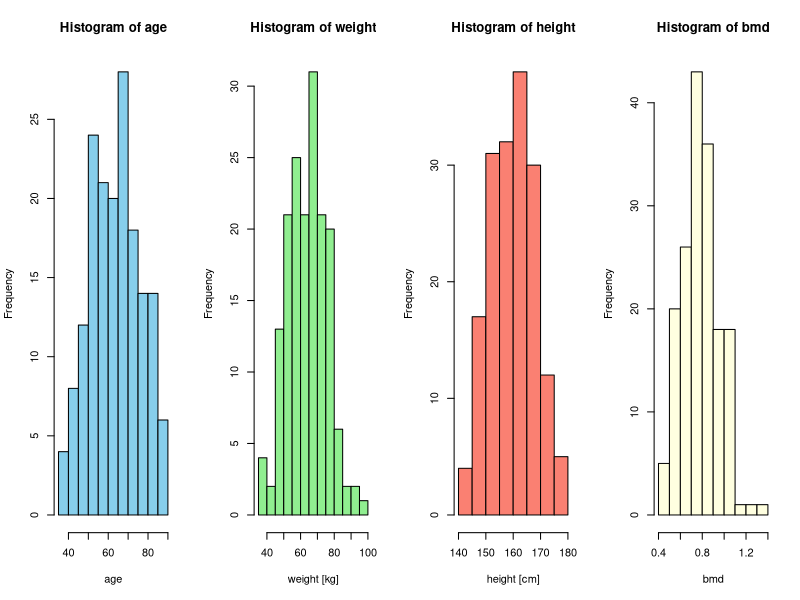
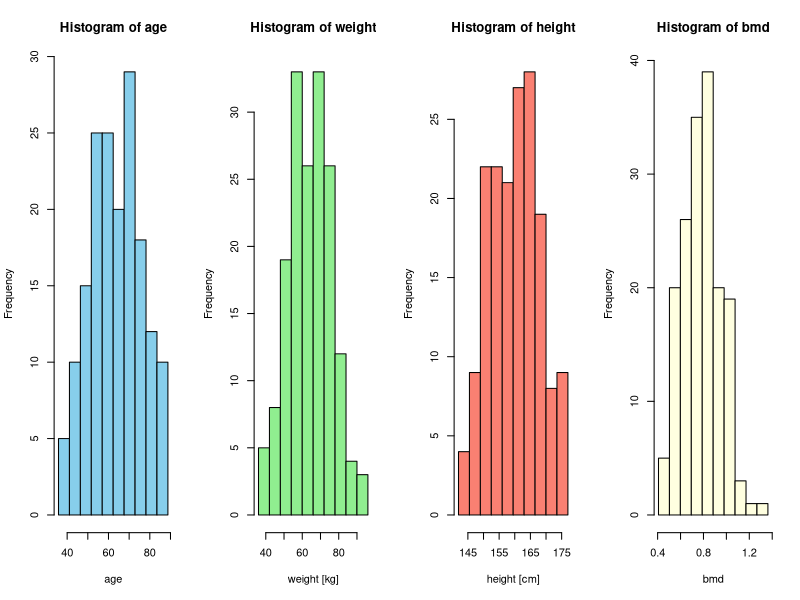
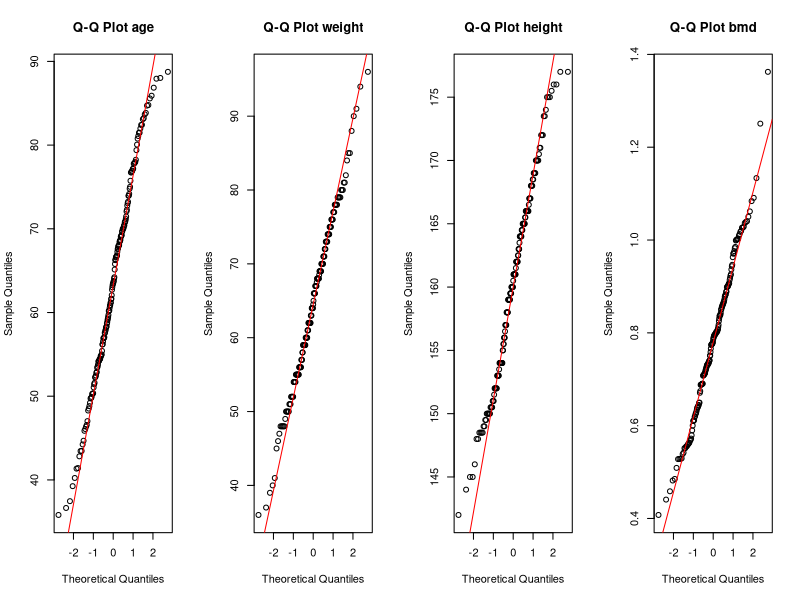
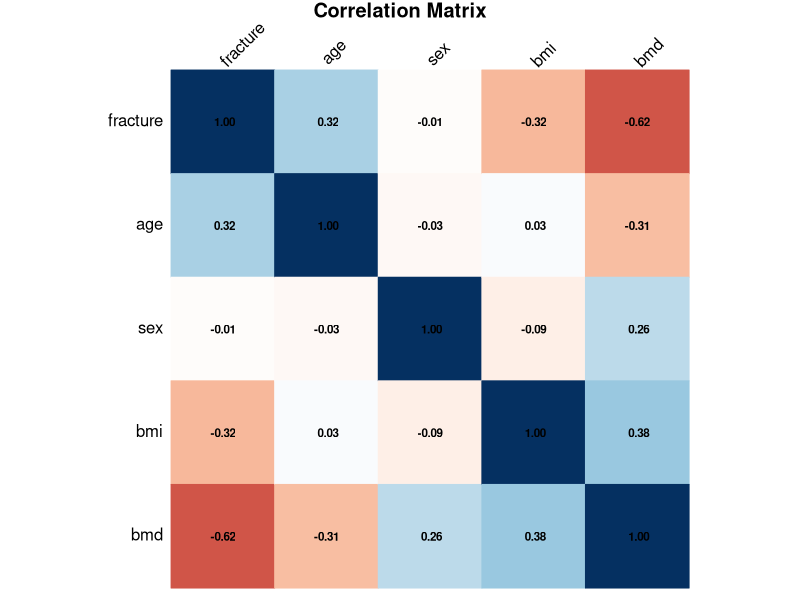
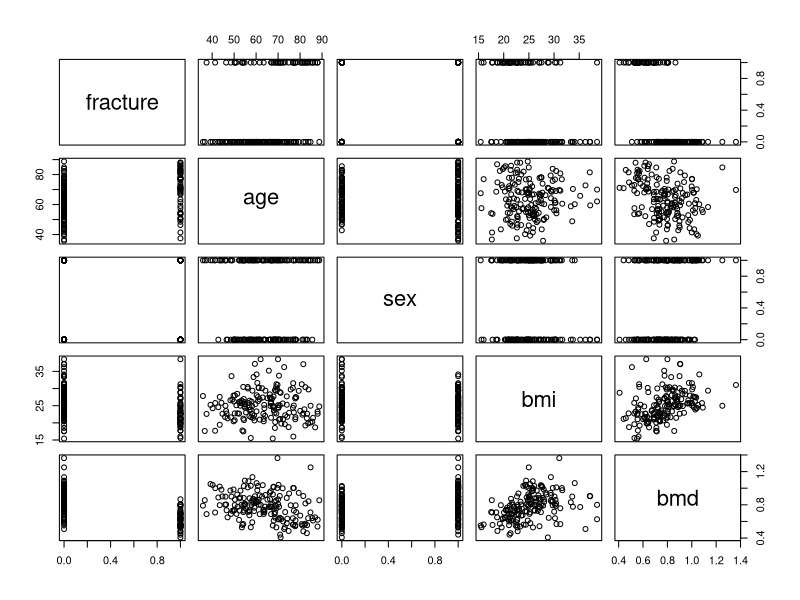
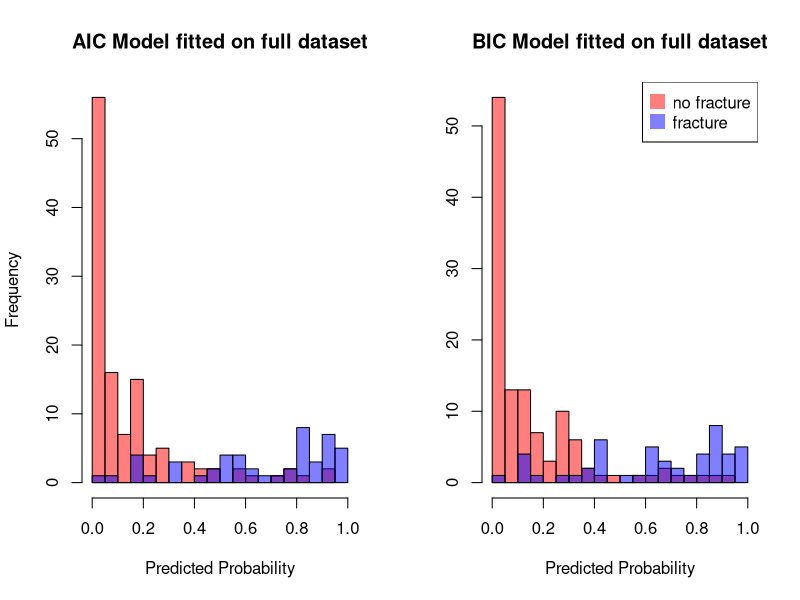
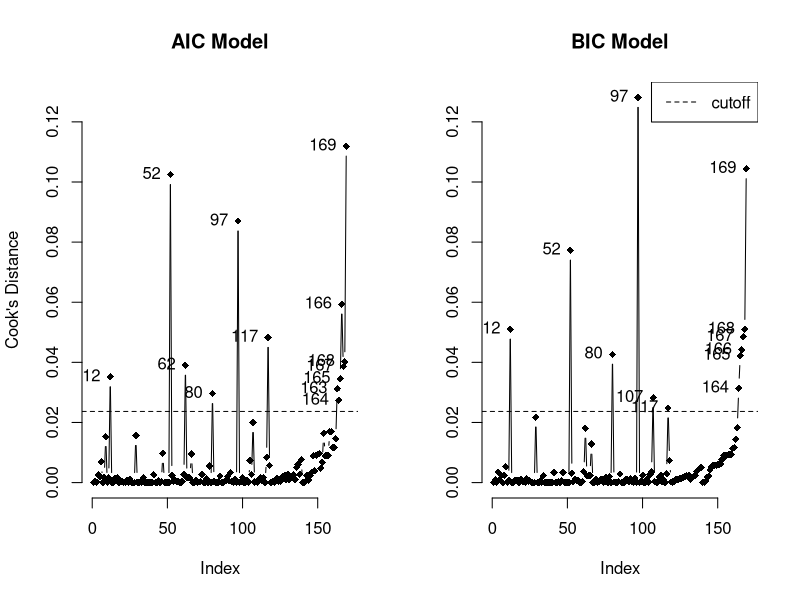
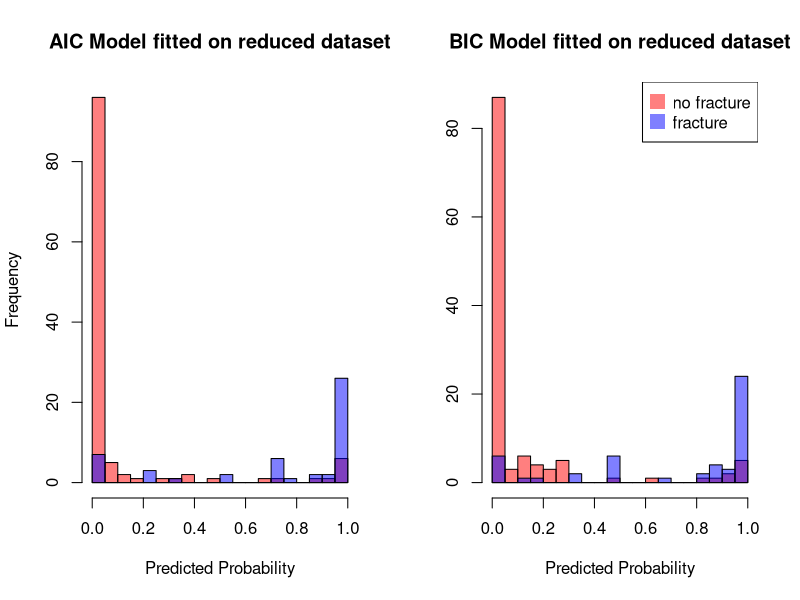

Source code (R) for these figures, in order:
library(MASS)
library(ggplot2)
library(caret)
library(corrplot)
library(xtable)

# load data
bmd.data <- read.csv("./bmd.csv", stringsAsFactors = TRUE)

# (bmd = bone mineral density; bmi = body mass index)
bmd.data$bmi <- bmd.data$weight_kg / (bmd.data$height_cm/100)^2




# # Summary Statistics
# summary_age <- summary(bmd.data$age)
# summary_bmd <- summary(bmd.data$bmd)
# summary_bmi <- summary(bmd.data$bmi)
# 
# # Frequency Tables
# table_sex <- table(bmd.data$sex)
# table_fracture <- table(bmd.data$fracture)
# 
# # Create a data frame for LaTeX table
# latex_table <- data.frame(
#   Variable = c("Age", "BMD", "BMI", "Sex (F/M)", "Fracture (Yes/No)"),
#   Summary = c(
#     paste("Min:", summary_age[1]),
#     paste("Min:", summary_bmd[1]),
#     paste("Min:", summary_bmi[1]),
#     paste("F:", table_sex[1], " / M:", table_sex[2]),
#     paste("Yes:", table_fracture[2], " / No:", table_fracture[1])
#   ),
#   stringsAsFactors = FALSE
# )
# latex_code <- xtable(latex_table, align = c("l", "l"), caption = "Summary Statistics and Frequencies")
# print(latex_code, include.rownames = FALSE)





# make fracture column binary ("fracture" -> 1, "no fracture" -> 0)
bmd.data$fracture <- ifelse(bmd.data$fracture == "fracture", 1, 0)

# predict fracture from age, sex, bmi, bmd (or possibly a subset of these or possibly interactions)

# plot histograms for continuous variables: age, weight, height, bmd
pdf("continuousV_histograms.pdf", width = 10, height = 3)

par(mfrow = c(1, 4))
hist(bmd.data$age, breaks = 10, col = "skyblue", main = "Histogram of age", xlab = "age")
hist(bmd.data$weight_kg, breaks = 10, col = "lightgreen", main = "Histogram of weight", xlab = "weight [kg]")
hist(bmd.data$height_cm, breaks = 10, col = "salmon", main = "Histogram of height", xlab = "height [cm]")
hist(bmd.data$bmd, breaks = 10, col = "lightyellow", main = "Histogram of bmd", xlab = "bmd")

dev.off()

# chat ##############################
pdf("continuousV_histograms.pdf", width = 10, height = 3)

par(mfrow = c(1, 4))

# Define the number of bins
num_bins <- 10

# Calculate the bin widths based on the range of the variables
bin_width_age <- (max(bmd.data$age) - min(bmd.data$age)) / num_bins
bin_width_weight <- (max(bmd.data$weight_kg) - min(bmd.data$weight_kg)) / num_bins
bin_width_height <- (max(bmd.data$height_cm) - min(bmd.data$height_cm)) / num_bins
bin_width_bmd <- (max(bmd.data$bmd) - min(bmd.data$bmd)) / num_bins

# Use the same number of bins and calculated bin widths for each histogram
hist(bmd.data$age, breaks = seq(min(bmd.data$age), max(bmd.data$age), by = bin_width_age), col = "skyblue", main = "Histogram of age", xlab = "age")
hist(bmd.data$weight_kg, breaks = seq(min(bmd.data$weight_kg), max(bmd.data$weight_kg), by = bin_width_weight), col = "lightgreen", main = "Histogram of weight", xlab = "weight [kg]")
hist(bmd.data$height_cm, breaks = seq(min(bmd.data$height_cm), max(bmd.data$height_cm), by = bin_width_height), col = "salmon", main = "Histogram of height", xlab = "height [cm]")
hist(bmd.data$bmd, breaks = seq(min(bmd.data$bmd), max(bmd.data$bmd), by = bin_width_bmd), col = "lightyellow", main = "Histogram of bmd", xlab = "bmd")

dev.off()
##############################


# make qq plots
pdf("qq_plots.pdf", width = 10, height = 3)

par(mfrow = c(1, 4))

qqnorm(bmd.data$age, pch = 1, frame = TRUE, main = "Q-Q Plot age")
qqline(bmd.data$age, col = "red", lwd = 1)

qqnorm(bmd.data$weight_kg, pch = 1, frame = TRUE, main = "Q-Q Plot weight")
qqline(bmd.data$weight_kg, col = "red", lwd = 1)

qqnorm(bmd.data$height_cm, pch = 1, frame = TRUE, main = "Q-Q Plot height")
qqline(bmd.data$height_cm, col = "red", lwd = 1)

qqnorm(bmd.data$bmd, pch = 1, frame = TRUE, main = "Q-Q Plot bmd")
qqline(bmd.data$bmd, col = "red", lwd = 1)

dev.off()




reduced_bmd.data <- bmd.data[, c("fracture", "age", "sex", "bmi", "bmd")]
reduced_bmd.data$sex <- as.numeric(reduced_bmd.data$sex == "M")

cor_matrix <- cor(reduced_bmd.data, use = "complete.obs")

pdf("correlation_matrix.pdf", width = 3.5, height = 3.8)
corrplot(cor_matrix, method = "color", addCoef.col = "black", tl.col = "black",
         tl.srt = 45, number.cex = 0.7, title = "Correlation Matrix", mar = c(0, 0, 1, 0),
         cl.pos = "n")
# corrplot(cor_matrix, method = "color", addCoef.col = "black", tl.col = "black")
dev.off()

# pair plot
pdf("EDApair_plot.pdf", width = 10, height = 5)
pairs(reduced_bmd.data)
dev.off()
# --> positive correlation between bmd and bmi


##  MODEL SELECTION:
#   Step-wise selection (which contains forward and backwards search, keyword "both")
#   Selection criterion: AIC/BIC, R-adj, Likehood Ratio Test (LRT)?, p-value?, NO F-test

# define the scope as including everything from a constant up to all terms + interaction terms
scope_ = list(upper = ~age * sex * bmi * bmd, lower = ~1)

# Different start points --> see if they converge to the same model
lr_startP_1 <- glm(formula = fracture ~ age * sex * bmi * bmd,
                   family = binomial(), data = bmd.data)
lr_startP_2 <- glm(formula = fracture ~ 1,
                   family = binomial(), data = bmd.data)
lr_startP_3 <- glm(formula = fracture ~ sex + bmi * age,
                   family = binomial(), data = bmd.data)

### AIC (k = 2) ####################################
stepAIC(lr_startP_1,
        scope = scope_,
        direction = "both",
        k = 2)
# -->
# Step:  AIC=118.13
# fracture ~ sex + bmd

stepAIC(lr_startP_2,
        scope = scope_,
        direction = "both",
        k = 2)
# -->
# Step:  AIC=118.13
# fracture ~ bmd + sex

stepAIC(lr_startP_3,
        scope = scope_,
        direction = "both",
        k = 2)
# -->
# Step:  AIC=118.13
# fracture ~ sex + bmd

# --> ALL STARTPOINTS AGREE ON FINAL MODEL: fracture ~ sex + bmd

### BIC (k = log(n)) ########################################
n <- nrow(bmd.data)
stepAIC(lr_startP_1,
        scope = scope_,
        direction = "both",
        k = log(n))
# -->
# Step:  AIC=126.28
# fracture ~ bmd

stepAIC(lr_startP_2,
        scope = scope_,
        direction = "both",
        k = log(n))
# -->
# Step:  AIC=126.28
# fracture ~ bmd

stepAIC(lr_startP_3,
        scope = scope_,
        direction = "both",
        k = log(n))
# -->
# Step:  AIC=126.28
# fracture ~ bmd

# --> ALL STARTPOINTS AGREE ON FINAL MODEL: fracture ~ bmd
###############################################################

lr_model1 <- glm(formula = fracture ~ sex + bmd,
                 family = binomial(), data = bmd.data)
#lr_model1.fit()
lr_model2 <- glm(formula = fracture ~ bmd,
                 family = binomial(), data = bmd.data)
summary(lr_model1)
summary(lr_model2)

# Contingency table
# https://bookdown.org/ndphillips/YaRrr/logistic-regression-with-glmfamily-binomial.html
predictions1 <- predict(lr_model1)
predictions2 <- predict(lr_model2)
predictions_prob1 <- 1 / (1 + exp(-predictions1))
predictions_prob2 <- 1 / (1 + exp(-predictions2))

predicted_binary1 <- ifelse(predictions_prob1 >= 0.5, 1, 0)
predicted_binary2 <- ifelse(predictions_prob2 >= 0.5, 1, 0)

confusion_matrix1 <- confusionMatrix(factor(predicted_binary1), factor(bmd.data$fracture))
#           Reference
# Prediction   0   1
#          0 110  13
#          1   9  37
confusion_matrix2 <- confusionMatrix(factor(predicted_binary2), factor(bmd.data$fracture))
#             Reference
# Prediction   0   1
#          0 110  16
#          1   9  34

# --> model 1 should be preferred

# Prediction Histogram (TRUEs and FALSEs overlapping)
# select predictions for either "fracture" or "no fracture"
predictions_prob1_NEG <- predictions_prob1[bmd.data$fracture == 0]
predictions_prob1_POS <- predictions_prob1[bmd.data$fracture == 1]
predictions_prob2_NEG <- predictions_prob2[bmd.data$fracture == 0]
predictions_prob2_POS <- predictions_prob2[bmd.data$fracture == 1]

pdf("histogram_prediction.pdf", width = 10, height = 5)

par(mfrow = c(1, 2))
hist(predictions_prob1_NEG, xlim = c(0, 1), breaks = 30, col = rgb(1,0,0,0.5), main = "AIC Model fitted on full dataset", xlab = "Predicted Probability")
hist(predictions_prob1_POS, xlim = c(0, 1), breaks = 30, col = rgb(0,0,1,0.5), add = T)
hist(predictions_prob2_NEG, xlim = c(0, 1), breaks = 30, col = rgb(1,0,0,0.5), main = "BIC Model fitted on full dataset", xlab = "Predicted Probability", ylab = "")
hist(predictions_prob2_POS, xlim = c(0, 1), breaks = 30, col = rgb(0,0,1,0.5), add = T)

legend("topright", legend=c("no fracture","fracture"), col=c(rgb(1,0,0,0.5),
                                                             rgb(0,0,1,0.5)), pt.cex=2, pch=15 )

dev.off()


pdf("cooksDistance.pdf", width = 10, height = 5)
cooks1 <- cooks.distance(lr_model1)
cooks2 <- cooks.distance(lr_model2)

# Calculate the maximum Cook's distance across both models
max_cooks_distance <- max(c(cooks1, cooks2))

# Set the cutoff value (e.g., 4 / nrow(bmd.data))
cutoff <- 4 / nrow(bmd.data)

par(mfrow = c(1, 2))
# Plot Cook's distance for AIC Model
plot(cooks1, type = "b", pch = 18, col = "black", ylab = "Cook's Distance", main = "AIC Model", xlim = c(0, 170), ylim = c(0, max_cooks_distance), frame = FALSE)
abline(h = cutoff, lty = 2)

# Identify points above the cutoff
above_cutoff1 <- which(cooks1 > cutoff)
text(above_cutoff1, cooks1[above_cutoff1], labels = above_cutoff1, pos = 2) # Add indices

# Plot Cook's distance for BIC Model
plot(cooks2, type = "b", pch = 18, col = "black", ylab = "", main = "BIC Model", xlim = c(0, 170), ylim = c(0, max_cooks_distance), frame = FALSE)
abline(h = cutoff, lty = 2)

# Identify points above the cutoff
above_cutoff2 <- which(cooks2 > cutoff)
text(above_cutoff2, cooks2[above_cutoff2], labels = above_cutoff2, pos = 2) # Add indices

legend("topright", legend = "cutoff", col = "black", lty = 2)
                                                             
dev.off()



# remove data points above cook's distance cutoff

bmd.data_red1 <- bmd.data[-above_cutoff1, ]
bmd.data_red2 <- bmd.data[-above_cutoff2, ]

lr_model_red1 <- glm(formula = fracture ~ sex + bmd,
                 family = binomial(), data = bmd.data_red1)
#lr_model1.fit()
lr_model_red2 <- glm(formula = fracture ~ bmd,
                 family = binomial(), data = bmd.data_red2)

predictions_red1 <- predict(lr_model_red1, bmd.data)
predictions_red2 <- predict(lr_model_red2, bmd.data)
predictions_prob_red1 <- 1 / (1 + exp(-predictions_red1))
predictions_prob_red2 <- 1 / (1 + exp(-predictions_red2))

predicted_binary_red1 <- ifelse(predictions_prob_red1 >= 0.5, 1, 0)
predicted_binary_red2 <- ifelse(predictions_prob_red2 >= 0.5, 1, 0)

confusion_matrix_red1 <- confusionMatrix(factor(predicted_binary_red1), factor(bmd.data$fracture))

confusion_matrix_red2 <- confusionMatrix(factor(predicted_binary_red2), factor(bmd.data$fracture))

# Prediction Histogram (TRUEs and FALSEs overlapping)
# select predictions for either "fracture" or "no fracture"
predictions_prob_red1_NEG <- predictions_prob_red1[bmd.data$fracture == 0]
predictions_prob_red1_POS <- predictions_prob_red1[bmd.data$fracture == 1]
predictions_prob_red2_NEG <- predictions_prob_red2[bmd.data$fracture == 0]
predictions_prob_red2_POS <- predictions_prob_red2[bmd.data$fracture == 1]

pdf("histogram_prediction_red.pdf", width = 10, height = 5)

par(mfrow = c(1, 2))
hist(predictions_prob_red1_NEG, xlim = c(0, 1), breaks = 30, col = rgb(1,0,0,0.5), main = "AIC Model fitted on reduced dataset", xlab = "Predicted Probability")
hist(predictions_prob_red1_POS, xlim = c(0, 1), breaks = 30, col = rgb(0,0,1,0.5), add = T)
hist(predictions_prob_red2_NEG, xlim = c(0, 1), breaks = 30, col = rgb(1,0,0,0.5), main = "BIC Model fitted on reduced dataset", xlab = "Predicted Probability", ylab = "")
hist(predictions_prob_red2_POS, xlim = c(0, 1), breaks = 30, col = rgb(0,0,1,0.5), add = T)

legend("topright", legend=c("no fracture","fracture"), col=c(rgb(1,0,0,0.5),
                                                             rgb(0,0,1,0.5)), pt.cex=2, pch=15 )

dev.off()


# merged histograms
pdf("histogram_prediction_merged.pdf", width = 9, height = 3.)

ylim_ <- 100
par(mfrow = c(1, 4))
hist(predictions_prob1_NEG, xlim = c(0, 1), ylim = c(0, ylim_), breaks = 30, col = rgb(1,0,0,0.5), main = "AIC Model, full dataset", xlab = "Predicted Probability")
hist(predictions_prob1_POS, xlim = c(0, 1), ylim = c(0, ylim_), breaks = 30, col = rgb(0,0,1,0.5), add = T)
hist(predictions_prob2_NEG, xlim = c(0, 1), ylim = c(0, ylim_), breaks = 30, col = rgb(1,0,0,0.5), main = "BIC Model, full dataset", xlab = "Predicted Probability", ylab = "")
hist(predictions_prob2_POS, xlim = c(0, 1), ylim = c(0, ylim_), breaks = 30, col = rgb(0,0,1,0.5), add = T)

hist(predictions_prob_red1_NEG, xlim = c(0, 1), ylim = c(0, ylim_), breaks = 30, col = rgb(1,0,0,0.5), main = "AIC Model, reduced dataset", xlab = "Predicted Probability", ylab = "")
hist(predictions_prob_red1_POS, xlim = c(0, 1), ylim = c(0, ylim_), breaks = 30, col = rgb(0,0,1,0.5), add = T)
hist(predictions_prob_red2_NEG, xlim = c(0, 1), ylim = c(0, ylim_), breaks = 30, col = rgb(1,0,0,0.5), main = "BIC Model, reduced dataset", xlab = "Predicted Probability", ylab = "")
hist(predictions_prob_red2_POS, xlim = c(0, 1), ylim = c(0, ylim_), breaks = 30, col = rgb(0,0,1,0.5), add = T)

legend("topright", legend=c("no fracture","fracture"), col=c(rgb(1,0,0,0.5),
                                                             rgb(0,0,1,0.5)), pt.cex=2, pch=15 )

dev.off()







# Perform likelihood ratio test for the models fitted on full dataset
anova_1_2 <- anova(lr_model1, lr_model2, test = "Chisq")

library(pROC)
library(xtable)

# Predict probabilities
prob_lr_model1 <- predict(lr_model1, type = "response")
prob_lr_model2 <- predict(lr_model2, type = "response")
prob_lr_model_red1 <- predict(lr_model_red1, type = "response")
prob_lr_model_red2 <- predict(lr_model_red2, type = "response")

true_labels_full <- lr_model1$y
true_labels_red1 <- lr_model_red1$y
true_labels_red2 <- lr_model_red2$y

# Generate ROC curves
roc_lr_model1 <- roc(true_labels_full, prob_lr_model1)
roc_lr_model2 <- roc(true_labels_full, prob_lr_model2)
roc_lr_model_red1 <- roc(true_labels_red1, prob_lr_model_red1)
roc_lr_model_red2 <- roc(true_labels_red2, prob_lr_model_red2)

# Compute AUC values
auc_lr_model1 <- auc(roc_lr_model1)
auc_lr_model2 <- auc(roc_lr_model2)
auc_lr_model_red1 <- auc(roc_lr_model_red1)
auc_lr_model_red2 <- auc(roc_lr_model_red2)

pdf("roc_curves.pdf", width = 5, height = 5)
plot(roc_lr_model1, col = "blue", main = "ROC Curves")
plot(roc_lr_model2, add = TRUE, col = "red")
plot(roc_lr_model_red1, add = TRUE, col = "green")
plot(roc_lr_model_red2, add = TRUE, col = "purple")
legend("bottomright", legend = c("AIC Model", "BIC Model", "Reduced AIC Model", "Reduced BIC Model"), 
       col = c("blue", "red", "green", "purple"), lwd = 2)
dev.off()


auc_table <- data.frame(
  Model = c("AIC Model", "BIC Model", "Reduced AIC Model", "Reduced BIC Model"),
  AUC = c(auc_lr_model1, auc_lr_model2, auc_lr_model_red1, auc_lr_model_red2)
)

# Export the table to LaTeX
auc_latex <- xtable(auc_table, caption = "AUC Values for different Models", label = "tab:auc_values")
print(auc_latex, type = "latex", file = "auc_values.tex", include.rownames = FALSE)